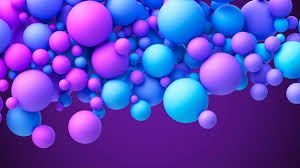
#> input picture ex2/bubble.jpeg, 300 x 168 px
$ jupyter execute ex2_1.ipynb
#> lines starting #> are read from the running program, lines starting #| are printed output that depends on the picture
[cell 1]
from PIL import Image
import matplotlib.pyplot as plt

# Load the image
image_path = "bubble.jpeg"
image = Image.open(image_path)
#> image is the input picture: PIL image 300x168 RGB; mean R, G, B 90.4, 70, 189.6

# Resize the image using different interpolation methods
resized_images = {}

# Shrinking the image to half its size
resized_images['Nearest Neighbor (Shrink)'] = image.resize(
    (image.width // 2, image.height // 2), Image.NEAREST)
resized_images['Bilinear (Shrink)'] = image.resize(
    (image.width // 2, image.height // 2), Image.BILINEAR)
resized_images['Bicubic (Shrink)'] = image.resize(
    (image.width // 2, image.height // 2), Image.BICUBIC)

# Zooming the image to twice its size
resized_images['Nearest Neighbor (Zoom)'] = image.resize(
    (image.width * 2, image.height * 2), Image.NEAREST)
resized_images['Bilinear (Zoom)'] = image.resize(
    (image.width * 2, image.height * 2), Image.BILINEAR)
resized_images['Bicubic (Zoom)'] = image.resize(
    (image.width * 2, image.height * 2), Image.BICUBIC)

# Plotting the results
fig, axs = plt.subplots(2, 3, figsize=(15, 10))

for i, (title, img) in enumerate(resized_images.items()):
    ax = axs[i // 3, i % 3]
    ax.imshow(img)
    ax.set_title(title)
    ax.axis('off')
#> this loop made 6 passes
#> title on passes 1 to 6: 'Nearest Neighbor (Shrink)', 'Bilinear (Shrink)', 'Bicubic (Shrink)', 'Nearest Neighbor (Zoom)', 'Bilinear (Zoom)', 'Bicubic (Zoom)'

plt.tight_layout()
plt.show()
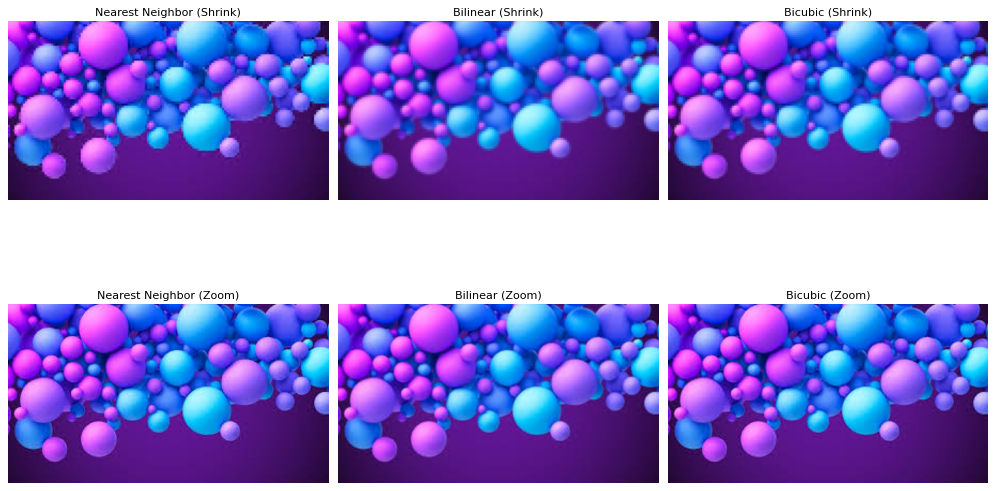
#> figure drawn by matplotlib, 6 panels
